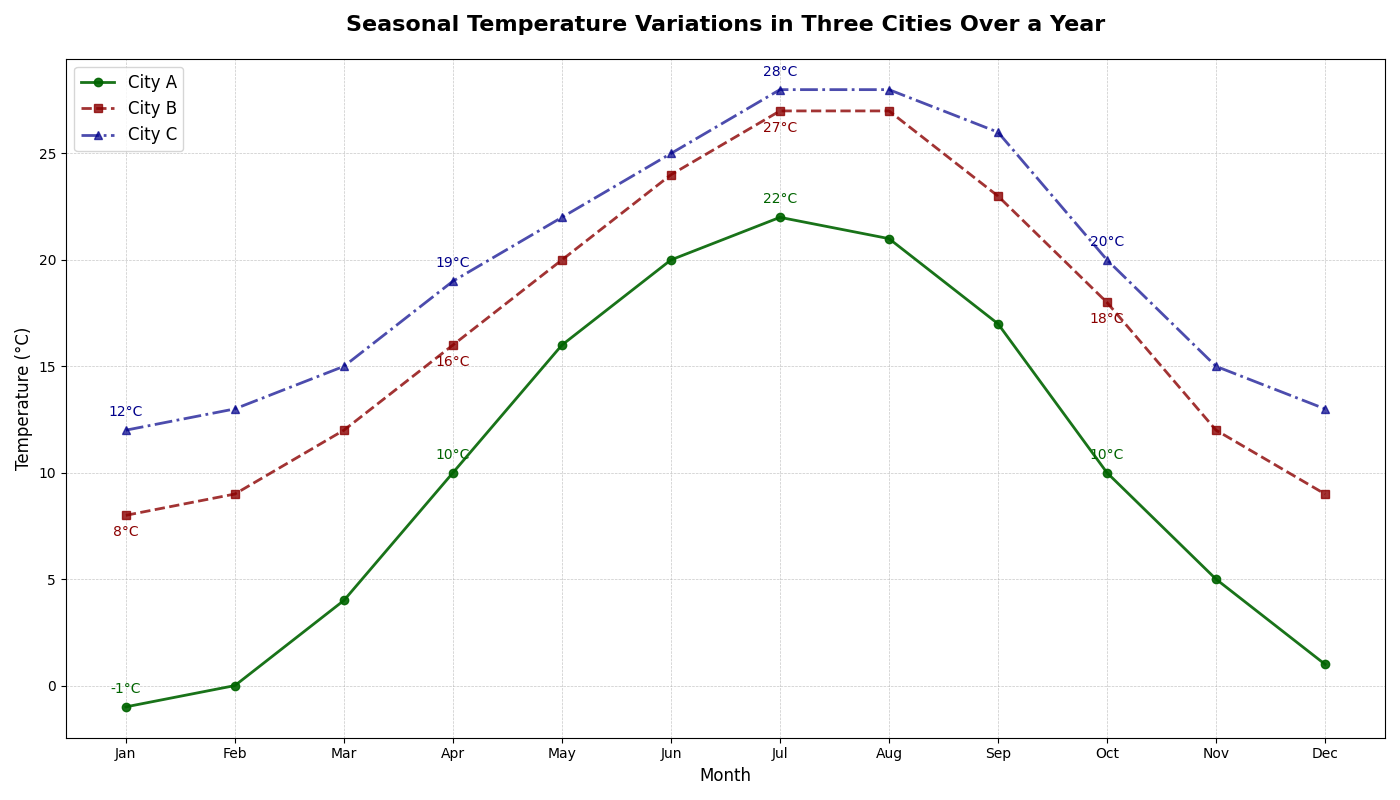

Reproduce this figure in Python.
import matplotlib.pyplot as plt
import numpy as np

# Data for the chart
months = np.arange(1, 13)
city1_temps = [-1, 0, 4, 10, 16, 20, 22, 21, 17, 10, 5, 1]
city2_temps = [8, 9, 12, 16, 20, 24, 27, 27, 23, 18, 12, 9]
city3_temps = [12, 13, 15, 19, 22, 25, 28, 28, 26, 20, 15, 13]

# Create the line plot with shuffled colors
fig, ax = plt.subplots(figsize=(14, 8))

ax.plot(months, city1_temps, marker='o', linestyle='-', color='darkgreen', linewidth=2, 
        label='City A', alpha=0.9)
ax.plot(months, city2_temps, marker='s', linestyle='--', color='darkred', linewidth=2, 
        label='City B', alpha=0.8)
ax.plot(months, city3_temps, marker='^', linestyle='-.', color='darkblue', linewidth=2, 
        label='City C', alpha=0.7)

# Annotations for significant points
for i, temp in enumerate(city1_temps):
    if i % 3 == 0:
        ax.annotate(f'{temp}°C', (months[i], temp), textcoords="offset points", xytext=(0, 10),
                    ha='center', fontsize=10, color='darkgreen')
        
for i, temp in enumerate(city2_temps):
    if i % 3 == 0:
        ax.annotate(f'{temp}°C', (months[i], temp), textcoords="offset points", xytext=(0, -15),
                    ha='center', fontsize=10, color='darkred')
        
for i, temp in enumerate(city3_temps):
    if i % 3 == 0:
        ax.annotate(f'{temp}°C', (months[i], temp), textcoords="offset points", xytext=(0, 10),
                    ha='center', fontsize=10, color='darkblue')

# Title and labels
plt.title('Seasonal Temperature Variations in Three Cities Over a Year', fontsize=16, fontweight='bold', pad=20)
plt.xlabel('Month', fontsize=12)
plt.ylabel('Temperature (°C)', fontsize=12)

# Customize x-ticks
plt.xticks(months, ['Jan', 'Feb', 'Mar', 'Apr', 'May', 'Jun', 'Jul', 'Aug', 'Sep', 'Oct', 'Nov', 'Dec'])

# Add grid
plt.grid(True, linestyle='--', linewidth=0.5, alpha=0.7)

# Add legend
plt.legend(loc='upper left', fontsize=12)

# Adjust layout
plt.tight_layout()

# Display the plot
plt.show()
